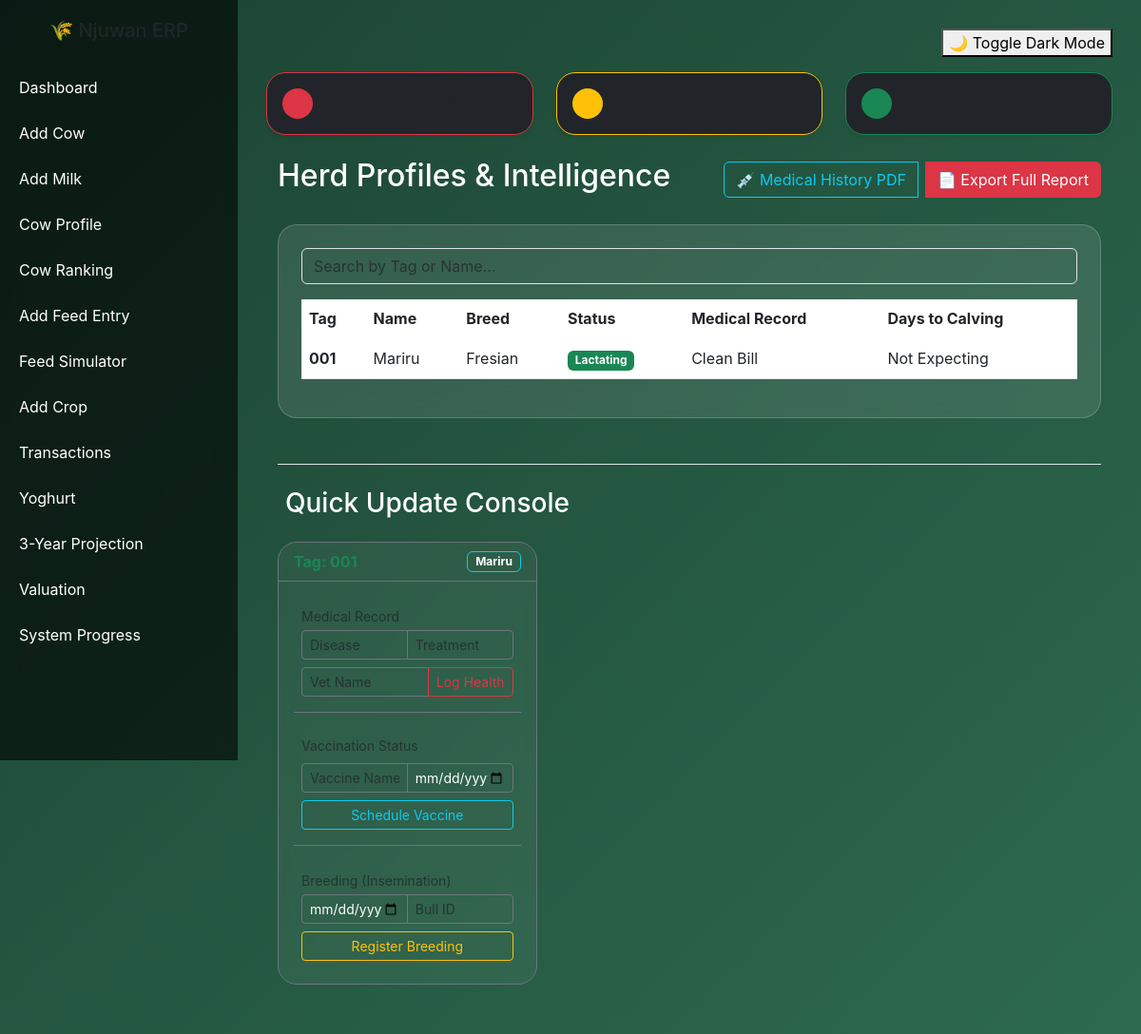
Page /view_profile/1 on the earlier database version.
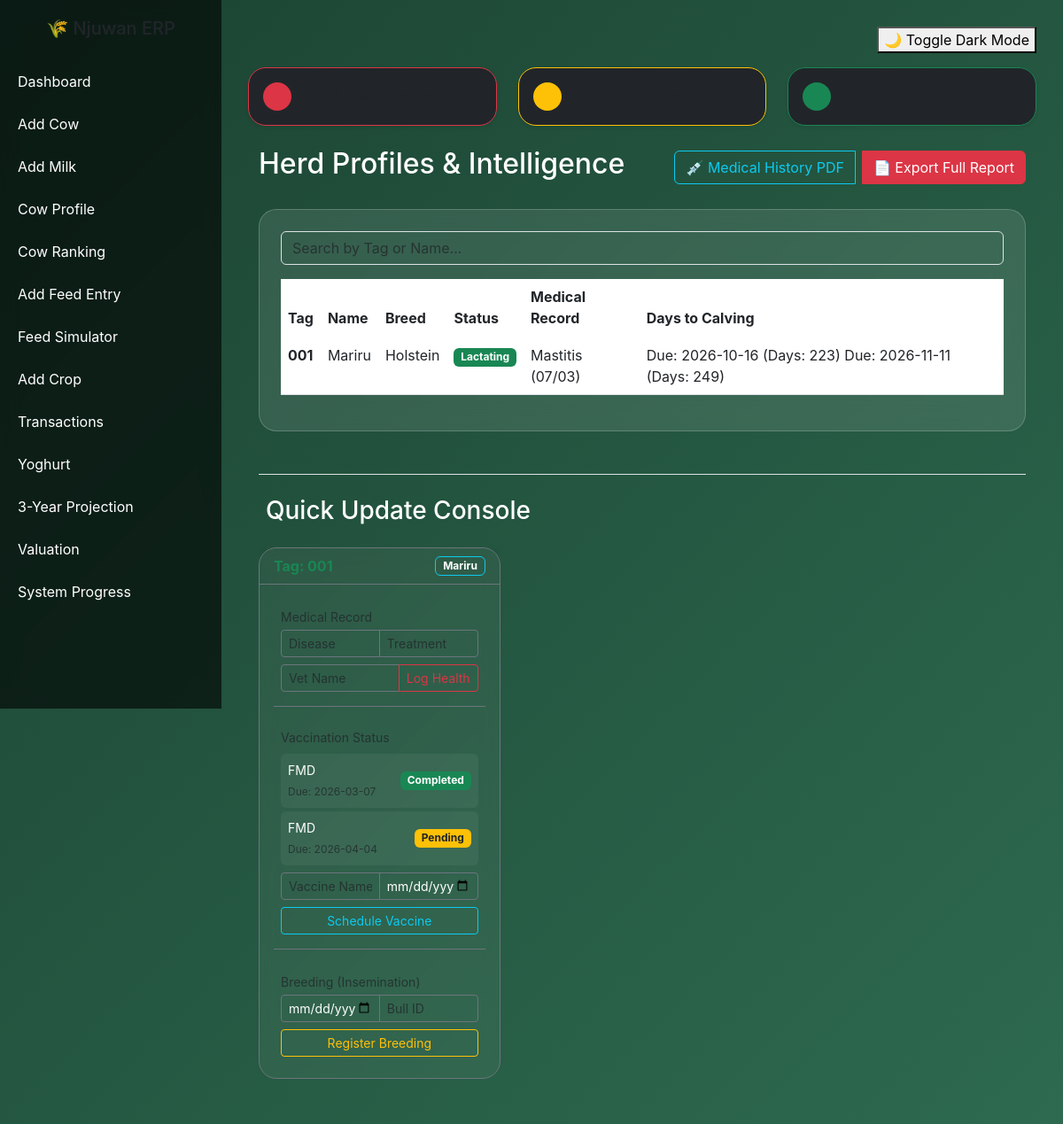
Same page on the later database version.
### models.py (models this page shows, shortened)
class Cow(db.Model):
    __tablename__ = "cows"
    id = db.Column(db.Integer, primary_key=True)
    tag_number = db.Column(db.String(50), unique=True)
    name = db.Column(db.String(100))  # New Name Column
    breed = db.Column(db.String(50))
    birth_date = db.Column(db.Date)
    age = db.Column(db.Integer)
    farm_id = db.Column(db.Integer, db.ForeignKey("farms.id"))
    weight_kg = db.Column(db.Float) # Useful for health monitoring
    status = db.Column(db.String(50), default="Active") # Active, Quarantined, Sold, Dry, Lactating
    feed_records = db.relationship("Feed", backref="cow", lazy=True)
    milk_records = db.relationship("MilkProduction", backref="cow", lazy='dynamic')
    health_records = db.relationship('HealthRecord', backref='cow', lazy=True)
    vaccinations = db.relationship('Vaccination', backref='cow', lazy=True)
    breeding_records = db.relationship('Breeding', backref='cow', lazy=True)

class HealthRecord(db.Model):
    id = db.Column(db.Integer, primary_key=True)
    cow_id = db.Column(db.Integer, db.ForeignKey('cows.id'))
    disease = db.Column(db.String(100))
    treatment = db.Column(db.String(200))
    vet_name = db.Column(db.String(100))
    date = db.Column(db.Date, default=datetime.utcnow) # Automatically stamps entry date

class Breeding(db.Model):
    id = db.Column(db.Integer, primary_key=True)
    cow_id = db.Column(db.Integer, db.ForeignKey('cows.id'))
    insemination_date = db.Column(db.Date)
    bull = db.Column(db.String(50))
    pregnancy_status = db.Column(db.String(20), default="Unknown")
    expected_calving = db.Column(db.Date) # Calculated via your app.py logic
    @property
    def days_remaining(self):
        if self.expected_calving:
            delta = self.expected_calving - date.today()
            return delta.days if delta.days > 0 else 0
        return None

class Vaccination(db.Model):
    id = db.Column(db.Integer, primary_key=True)
    cow_id = db.Column(db.Integer, db.ForeignKey('cows.id'))
    vaccine = db.Column(db.String(100))
    due_date = db.Column(db.Date)
    status = db.Column(db.String(20), default="Pending") # Matches your HTML badges

### app.py (the view)
@app.route('/view_profile/<int:cow_id>')
def view_profile(cow_id):
    cow = Cow.query.get_or_404(cow_id)
    return render_template('cow_profile.html', cows=[cow])

### templates/cow_profile.html (shortened to what this page needs)
{% extends "base.html" %}
{% block content %}
<div class="row mb-4">
    <div class="col-md-4">
        <div class="card bg-dark border-danger text-white p-3 shadow-sm">
            <div class="d-flex align-items-center">
                <div class="rounded-circle bg-danger p-3 me-3">
                </div>
                <div>
                    <h6 class="mb-0 text-muted">Total Health Incidents</h6>
                </div>
            </div>
        </div>
    </div>
    <div class="col-md-4">
        <div class="card bg-dark border-warning text-white p-3 shadow-sm">
            <div class="d-flex align-items-center">
                <div class="rounded-circle bg-warning p-3 me-3">
                </div>
                <div>
                    <h6 class="mb-0 text-muted">Pending Vaccines</h6>
                </div>
            </div>
        </div>
    </div>
    <div class="col-md-4">
        <div class="card bg-dark border-success text-white p-3 shadow-sm">
            <div class="d-flex align-items-center">
                <div class="rounded-circle bg-success p-3 me-3">
                </div>
                <div>
                    <h6 class="mb-0 text-muted">Active Pregnancies</h6>
                </div>
            </div>
        </div>
    </div>
</div>
<div class="container fade-in">
    <div class="d-flex justify-content-between align-items-center mb-4">
        <h2 class="text-white">Herd Profiles & Intelligence</h2>
        <div class="btn-group">
            <button onclick="generateMedicalPDF()" class="btn btn-outline-info me-2">💉 Medical History PDF</button>
            <button onclick="generatePDF()" class="btn btn-danger">📄 Export Full Report</button>
        </div>
    </div>
    <div class="card p-4 mb-5">
        <div class="mb-3">
            <input type="text" id="cowSearch" class="form-control bg-transparent text-white"
                   placeholder="Search by Tag or Name..." onkeyup="filterTable()">
        </div>
        <div class="table-responsive">
            <table class="table table-hover text-white" id="cowTable">
                <thead>
                    <tr style="border-bottom: 2px solid rgba(255,255,255,0.1);">
                        <th>Tag</th>
                        <th>Name</th>
                        <th>Breed</th>
                        <th>Status</th>
                        <th>Medical Record</th>
                        <th>Days to Calving</th>
                    </tr>
                </thead>
                <tbody>
                    {% for cow in cows %}
                    <tr>
                        <td><strong>{{ cow.tag_number }}</strong></td>
                        <td>{{ cow.name }}</td>
                        <td>{{ cow.breed }}</td>
                        <td>
                            <span class="badge {% if cow.status|lower == 'lactating' %}bg-success{% else %}bg-secondary{% endif %}">
                                {{ cow.status }}
                            </span>
                        </td>
                        <td>
                            {% for health in cow.health_records %}
                                {{ health.disease }} ({{ health.date.strftime('%d/%m') }})<br>
                            {% else %} Clean Bill {% endfor %}
                        </td>
                        <td>
                            {% for breed in cow.breeding_records %}
                                {% if breed.days_remaining is not none %}
                                    Due: {{ breed.expected_calving }} (Days: {{ breed.days_remaining }})
                                {% else %}
                                    Not Expecting
                                {% endif %}
                            {% else %} Not Expecting {% endfor %}
                        </td>
                    </tr>
                    {% endfor %}
                </tbody>
            </table>
        </div>
    </div>
    <div class="mt-5 border-top pt-4">
        <h3 class="text-white mb-4">Quick Update Console</h3>
        <div class="row">
            {% for cow in cows %}
            <div class="col-xl-4 col-md-6 mb-4">
                <div class="card bg-dark text-white border-secondary h-100" style="background: rgba(255, 255, 255, 0.05) !important; backdrop-filter: blur(10px);">
                    <div class="card-header border-secondary d-flex justify-content-between align-items-center">
                        <span class="fw-bold text-success">Tag: {{ cow.tag_number }}</span>
                        <span class="badge bg-outline-info border border-info">{{ cow.name }}</span>
                    </div>
                    <div class="card-body">
                        <form action="{{ url_for('add_health', cow_id=cow.id) }}" method="POST" class="mb-3 p-2 border-bottom border-secondary pb-3">
                            <label class="small text-muted mb-1">Medical Record</label>
                            <div class="input-group input-group-sm mb-2">
                                <input type="text" name="disease" class="form-control bg-transparent text-white border-secondary" placeholder="Disease" required>
                                <input type="text" name="treatment" class="form-control bg-transparent text-white border-secondary" placeholder="Treatment">
                            </div>
                            <div class="input-group input-group-sm">
                                <input type="text" name="vet_name" class="form-control bg-transparent text-white border-secondary" placeholder="Vet Name">
                                <button class="btn btn-outline-danger" type="submit">Log Health</button>
                            </div>
                        </form>
                        <div class="mb-3 p-2 border-bottom border-secondary pb-3">
                            <label class="small text-muted mb-2 d-block">Vaccination Status</label>
                            <div class="mb-2">
                                {% for vac in cow.vaccinations %}
                                <div class="d-flex justify-content-between align-items-center mb-1 p-2 rounded" style="background: rgba(255,255,255,0.05);">
                                    <div>
                                        <small class="text-white d-block">{{ vac.vaccine }}</small>
                                        <small class="text-muted" style="font-size: 0.75rem;">Due: {{ vac.due_date }}</small>
                                    </div>
                                    <a href="{{ url_for('toggle_vaccination', vac_id=vac.id) }}"
                                       class="badge {% if vac.status == 'Completed' %}bg-success{% else %}bg-warning text-dark{% endif %} text-decoration-none">
                                        {{ vac.status }}
                                    </a>
                                </div>
                                {% endfor %}
                            </div>
                            <form action="{{ url_for('add_vaccination', cow_id=cow.id) }}" method="POST">
                                <div class="input-group input-group-sm mb-2">
                                    <input type="text" name="vaccine" class="form-control bg-transparent text-white border-secondary" placeholder="Vaccine Name" required>
                                    <input type="date" name="due_date" class="form-control bg-transparent text-white border-secondary" required>
                                </div>
                                <button class="btn btn-sm btn-outline-info w-100" type="submit">Schedule Vaccine</button>
                            </form>
                        </div>
                        <form action="{{ url_for('add_breeding', cow_id=cow.id) }}" method="POST" class="p-2">
                            <label class="small text-muted mb-1">Breeding (Insemination)</label>
                            <div class="input-group input-group-sm mb-2">
                                <input type="date" name="insemination_date" class="form-control bg-transparent text-white border-secondary" required>
                                <input type="text" name="bull" class="form-control bg-transparent text-white border-secondary" placeholder="Bull ID">
                            </div>
                            <button class="btn btn-sm btn-outline-warning w-100" type="submit">Register Breeding</button>
                        </form>
                    </div>
                </div>
            </div>
            {% endfor %}
        </div>
    </div>
</div>
{% endblock %}

### templates/base.html (shortened to what this page needs)
<!DOCTYPE html>
<html>
<head>
    <link href="https://cdn.jsdelivr.net/npm/bootstrap@5.3.0/dist/css/bootstrap.min.css" rel="stylesheet">
</head>
<body>
<div class="sidebar">
    <h5 class="text-center mb-4">🌾 Njuwan ERP</h5>
    <a href="/">Dashboard</a>
    <a href="/add_cow">Add Cow</a>
    <a href="/add_milk">Add Milk</a>
    <a href="{{ url_for('cow_profile_list') }}">Cow Profile</a>
    <a href="/cow_efficiency">Cow Ranking</a>
    <a href="/add_feed">Add Feed Entry</a>
    <a href="/feed-efficiency">Feed Simulator</a>
    <a href="/add_crop">Add Crop</a>
    <a href="/add_transaction">Transactions</a>
    <a href="/yoghurt">Yoghurt</a>
    <a href="/projection">3-Year Projection</a>
    <a href="/valuation">Valuation</a>
    <a href="/progress">System Progress</a>
</div>
<div class="content">
    <div class="d-flex justify-content-end mb-3">
        <button class="toggle-btn" onclick="toggleDarkMode()">🌙 Toggle Dark Mode</button>
    </div>
    {% block content %}{% endblock %}
</div>
</body>
</html>

### templates/base.html (style rules this page uses)
body { margin: 0; font-family: 'Inter', sans-serif; background: linear-gradient(135deg, #1b4332, #2d6a4f); overflow-x: hidden; }
.sidebar { height: 100vh; width: 250px; position: fixed; background: rgba(0, 0, 0, 0.6); backdrop-filter: blur(10px); padding-top: 20px; transition: 0.3s ease; }
.sidebar a { display: block; color: #fff; padding: 12px 20px; text-decoration: none; }
.content { margin-left: 250px; padding: 30px; transition: 0.3s ease; }
.card { background: rgba(255,255,255,0.1); border-radius: 20px; backdrop-filter: blur(15px); color: white; border: 1px solid rgba(255,255,255,0.2); transition: 0.3s ease; }
.fade-in { animation: fadeIn 0.6s ease; }

Differences in the rows shown:
changed Cow "Mariru": breed "Fresian" → "Holstein"; no longer shows "Clean Bill Not Expecting"
added HealthRecord: disease "Mastitis", date "07/03"
added Breeding: expected_calving "2026-10-16", days_remaining "223"
added Breeding: expected_calving "2026-11-11", days_remaining "249"
added Vaccination: vaccine "FMD", due_date "2026-03-07", status "Completed"
added Vaccination: vaccine "FMD", due_date "2026-04-04", status "Pending"
